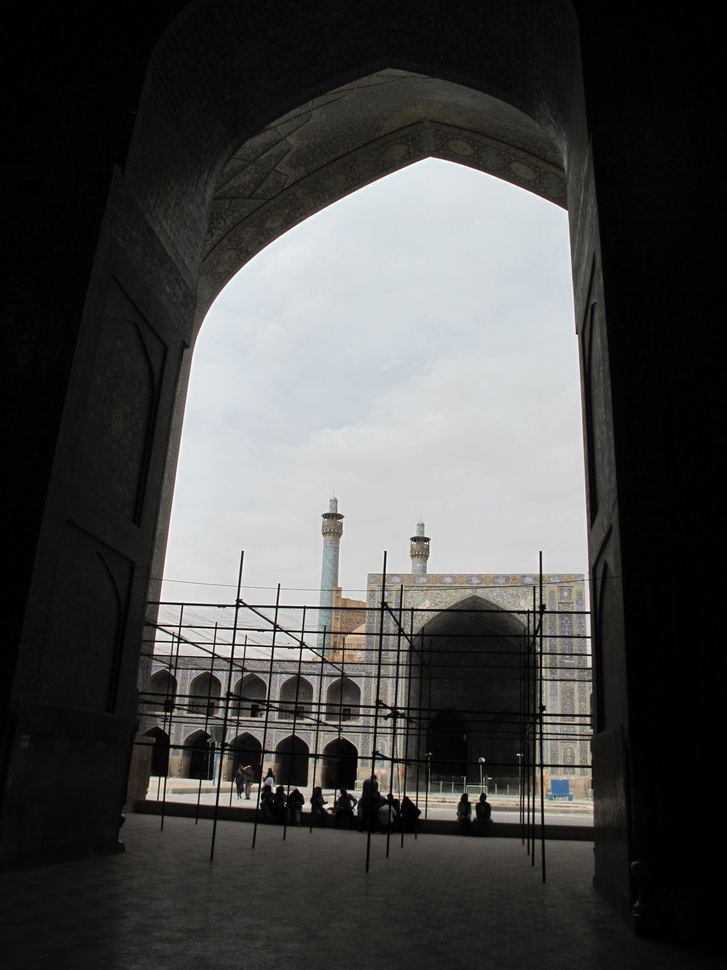
#> input picture HW1/IMG_2919.JPG, 727 x 970 px, shrunk from 3312 x 4416 before the run
$ python Q2_match_histogram.py   (older library calls are emulated)
#> lines starting #> are read from the running program, lines starting #| are printed output that depends on the picture
import cv2
import numpy as np
from scipy import misc

from collections import defaultdict


def get_pixel_by_values(img):
    h, w = img.shape
    res = defaultdict(list)

    for y in range(h):
        for x in range(w):
            res[img[y, x]].append((y, x))

    return res


def divide_hsv(source, target_hist):
    source = cv2.cvtColor(source, cv2.COLOR_RGB2HSV)
    value = source[:,:,2]

    pixel_values = get_pixel_by_values(value)

    counter = 0
    times = 0

    for pixel_value, pixels in sorted(pixel_values.items(), key = lambda kv:(kv[1], kv[0])):
        for y, x in pixels:
            while times >= target_hist[counter]:
                counter += 1
                times = 0
            source[y, x, 2] = counter
            times += 1

    noise_target = cv2.cvtColor(source, cv2.COLOR_HSV2RGB)
    small = misc.imresize(noise_target, 0.05)
    cv2.imwrite('matched_hsv.jpg', small)
    cv2.imwrite('im02.jpg', noise_target)


def divide(source, target_hist):

    pixel_values = get_pixel_by_values(source)

    counter = 0
    times = 0

    for i in range(256):
        pixels = pixel_values[i]
        for y, x in pixels:
            while times >= target_hist[counter]:
                counter += 1
                times = 0
            source[y, x] = counter
            times += 1

    return source


def map_hist(img_hist, target_hist):
    img_hist = np.cumsum(img_hist)
    target_hist = np.cumsum(target_hist)

    mapping = []
    counter = 0
    for i in range(len(img_hist)):
        while counter < len(img_hist)-1 and target_hist[counter] < img_hist[i]:
            counter += 1
        if counter == 0:
            mapping.append(0)
        else:
            if target_hist[counter] - img_hist[i] < img_hist[i] - target_hist[counter-1]:
                mapping.append(counter)
            else:
                mapping.append(counter-1)
                counter -= 1
    return mapping


def _one_channel_normal(source, target_hist):
    img_hist = cv2.calcHist([source], [0], None, [256], [0, 256])

    map = map_hist(img_hist, target_hist)

    h, w = source.shape
    for y in range(h):
        for x in range(w):
            source[y, x] = map[source[y, x]]

    return source


def normal(source, target_hist):
    b, g, r = source[:, :, 0], source[:, :, 1], source[:, :, 2]

    b = _one_channel_normal(b, target_hist)
    g = _one_channel_normal(g, target_hist)
    r = _one_channel_normal(r, target_hist)

    source[:, :, 0], source[:, :, 1], source[:, :, 2] = b, g, r

    small = misc.imresize(source, 0.05)
    cv2.imwrite('matched_normal.jpg', small)


def _get_inputs():
    source = cv2.imread('IMG_2919.JPG')
#> source is the input picture: shape (970, 727, 3); mean B, G, R 70.2, 71.4, 71.2
    h, w, _ = source.shape
#> h = 970; w = 727
    mean = int(h * w / 255)
#> mean = 2765
    remain = h * w - mean * 255
#> remain = 115
    target_hist = np.full(255, mean)
#> target_hist = 255 values from 2765 to 2765
    target_hist[-1] += remain
    return source, target_hist


def divide_rgb(source, target_hist):
    b, g, r = source[:, :, 0], source[:, :, 1], source[:, :, 2]

    b = divide(b, target_hist)
    g = divide(g, target_hist)
    r = divide(r, target_hist)

    source[:, :, 0], source[:, :, 1], source[:, :, 2] = b, g, r

    small = misc.imresize(source, 0.05)
    cv2.imwrite('matched_divide.jpg', small)


source, target_hist = _get_inputs()
#> target_hist = 255 values from 2765 to 2880
divide_rgb(source, target_hist)
#> in divide, `pixel_values = get_pixel_by_values(source)`: pixel_values = 256 items
#> after the loop in divide, `for i in range(256):`:
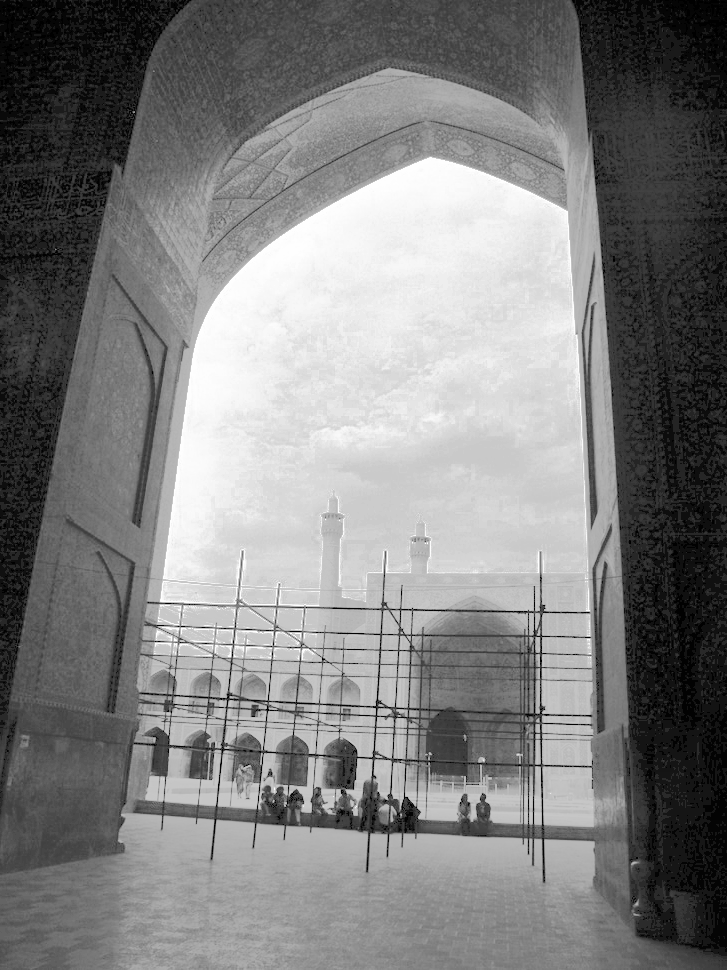
#> source: shape (970, 727); min 0, max 254, mean 127
#> after the loop in divide, `for i in range(256):`: counter = 254
#> after the loop in divide (call 3), `for i in range(256):`:
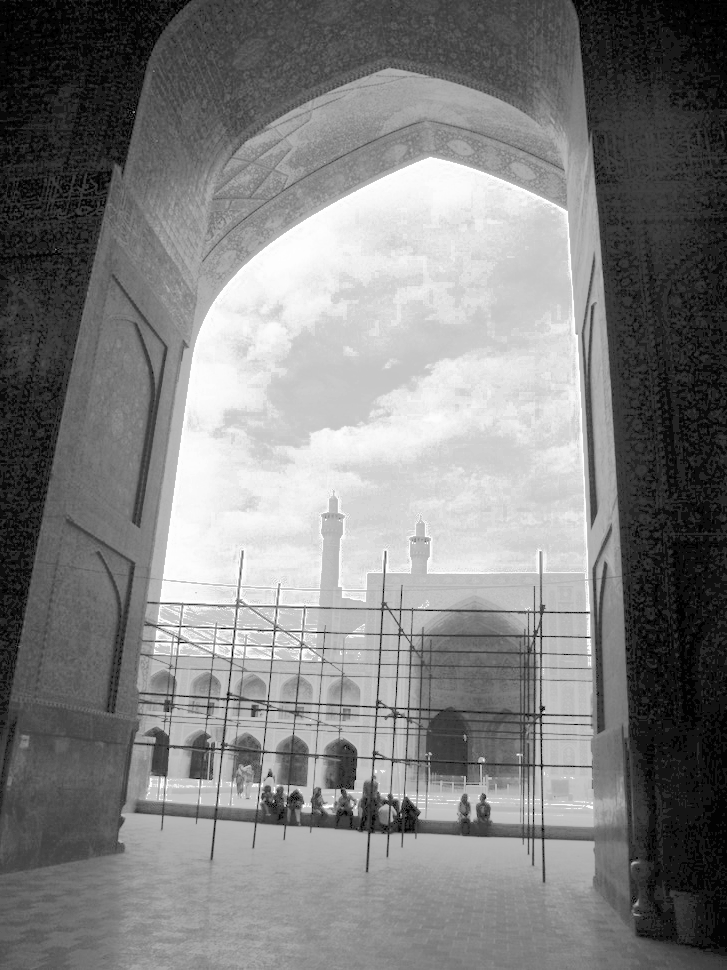
#> source: shape (970, 727); min 0, max 254, mean 127
#> in divide_rgb, `source[:, :, 0], source[:, :, 1], source[:, :, 2] = b, g, r`:
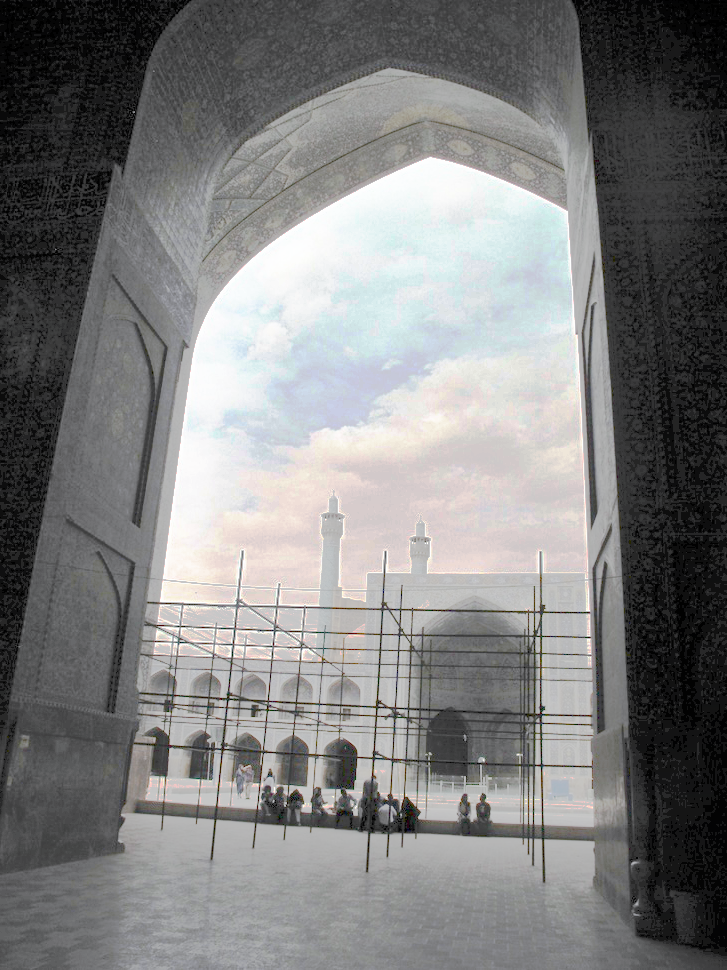
#> source: shape (970, 727, 3); mean B, G, R 127, 127, 127
#> in divide_rgb, `small = misc.imresize(source, 0.05)`:
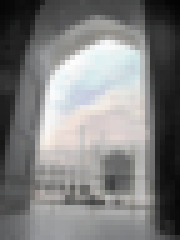
#> small: shape (48, 36, 3) (shown 5 times larger); mean B, G, R 127, 127.1, 127


source, target_hist = _get_inputs()
normal(source, target_hist)
#> in _one_channel_normal, `img_hist = cv2.calcHist([source], [0], None, [256], [0, 256])`: img_hist = 256 values, max 53858 at index 2, min 17 at index 254, mean 2754.6
#> in map_hist, `img_hist = np.cumsum(img_hist)`: img_hist = 256 values from 14309 to 705190
#> in map_hist, `target_hist = np.cumsum(target_hist)`: target_hist = 255 values from 2765 to 705190
#> the loop in map_hist, `for i in range(len(img_hist)):` made 256 passes
#> counter on passes 1, 3, 4, 6, 8, 9, 10, 11, 13, 14, 17, 18: 4, 42, 53, 62, 67, 70, 74, 78, 87, 91, 104, 108
#> after the loop in map_hist, `for i in range(len(img_hist)):`: counter = 254; mapping = 256 values from 4 to 254
#> the loop in map_hist (call 2), `for i in range(len(img_hist)):` made 256 passes
#> counter on passes 2, 5, 8, 9, 10, 13, 14, 15, 16, 17, 18, 21: 22, 58, 66, 69, 73, 86, 90, 94, 98, 102, 106, 115

source, target_hist = _get_inputs()
divide_hsv(source, target_hist)
#> in divide_hsv, `source = cv2.cvtColor(source, cv2.COLOR_RGB2HSV)`: source: shape (970, 727, 3); mean H, S, V 35.9, 13.1, 72.7
#> in divide_hsv, `pixel_values = get_pixel_by_values(value)`: pixel_values = 256 items
#> the loop in divide_hsv, `for pixel_value, pixels in sorted(pixel_values.items(), key = lambda k..` made 256 passes
#> pixel_value on passes 1 to 3: 2, 3, 1
#> after the loop in divide_hsv, `for pixel_value, pixels in sorted(pixel_values.items(), key = lambda k..`: source: shape (970, 727, 3); mean H, S, V 35.9, 13.1, 127
#> after the loop in divide_hsv, `for pixel_value, pixels in sorted(pixel_values.items(), key = lambda k..`: counter = 254
#> in divide_hsv, `noise_target = cv2.cvtColor(source, cv2.COLOR_HSV2RGB)`:
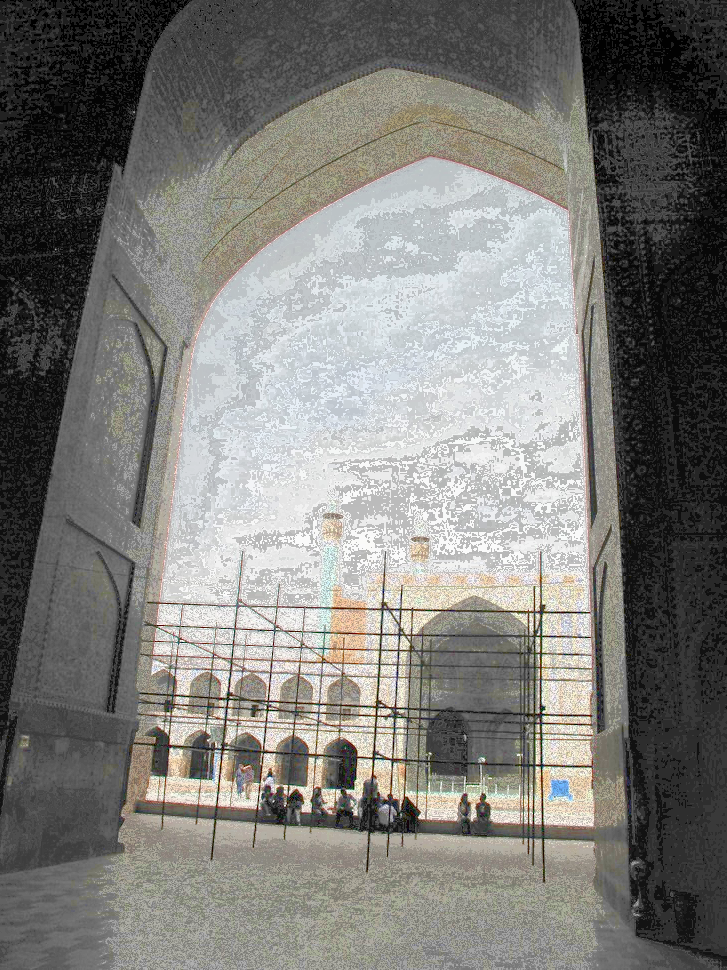
#> noise_target: shape (970, 727, 3); mean B, G, R 120.6, 124.3, 125.1
#> in divide_hsv, `small = misc.imresize(noise_target, 0.05)`:
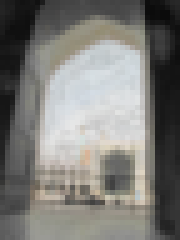
#> small: shape (48, 36, 3) (shown 5 times larger); mean B, G, R 120.6, 124.3, 125.2

$ run again, with HW1/im030.jpg copied over HW1/IMG_2919.JPG
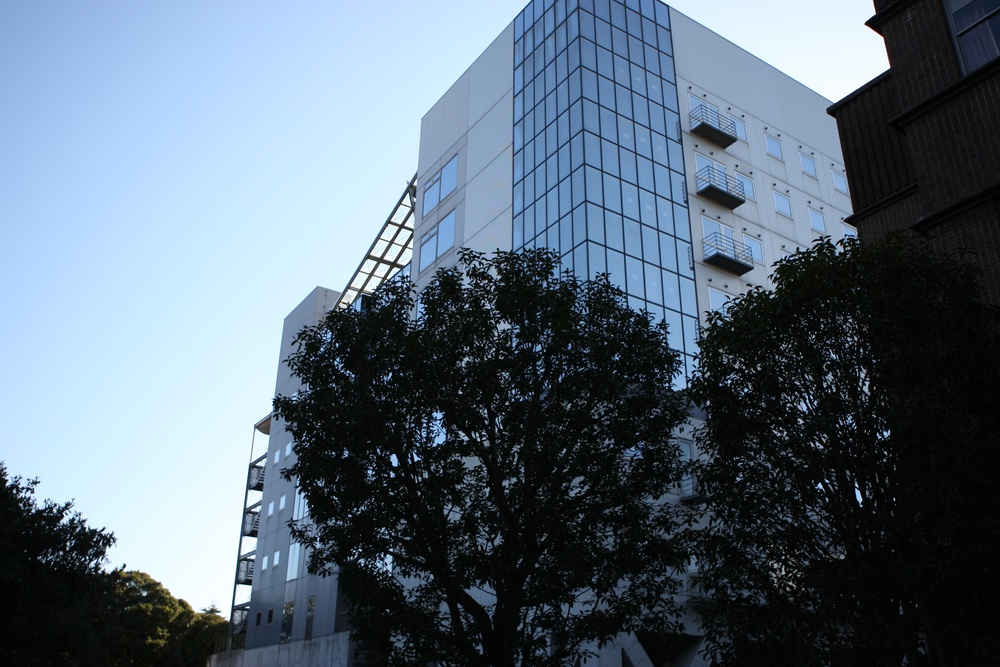
#> input picture HW1/im030.jpg, 1000 x 667 px, shrunk from 3888 x 2592 before the run
#> in _get_inputs, source is the input picture: shape (667, 1000, 3); mean B, G, R 122.1, 107.8, 92.3
#> `source, target_hist = _get_inputs()`: target_hist = 255 values from 2615 to 2790
#> in divide, `pixel_values = get_pixel_by_values(source)`: pixel_values = 256 items
#> after the loop in divide, `for i in range(256):`: counter = 254
#> in _one_channel_normal, `img_hist = cv2.calcHist([source], [0], None, [256], [0, 256])`: img_hist = 256 values, max 129183 at index 255, min 429 at index 122, mean 2605.5
#> in map_hist, `img_hist = np.cumsum(img_hist)`: img_hist = 256 values from 2500 to 667000
#> in map_hist, `target_hist = np.cumsum(target_hist)`: target_hist = 255 values from 2615 to 667000
#> the loop in map_hist, `for i in range(len(img_hist)):` made 256 passes
#> counter on passes 2, 4, 7, 8, 10, 11, 13, 14: 1, 11, 37, 44, 56, 61, 69, 72
#> after the loop in map_hist, `for i in range(len(img_hist)):`: counter = 254; mapping = 256 values from 0 to 254
#> after the loop in _one_channel_normal, `for y in range(h):`:
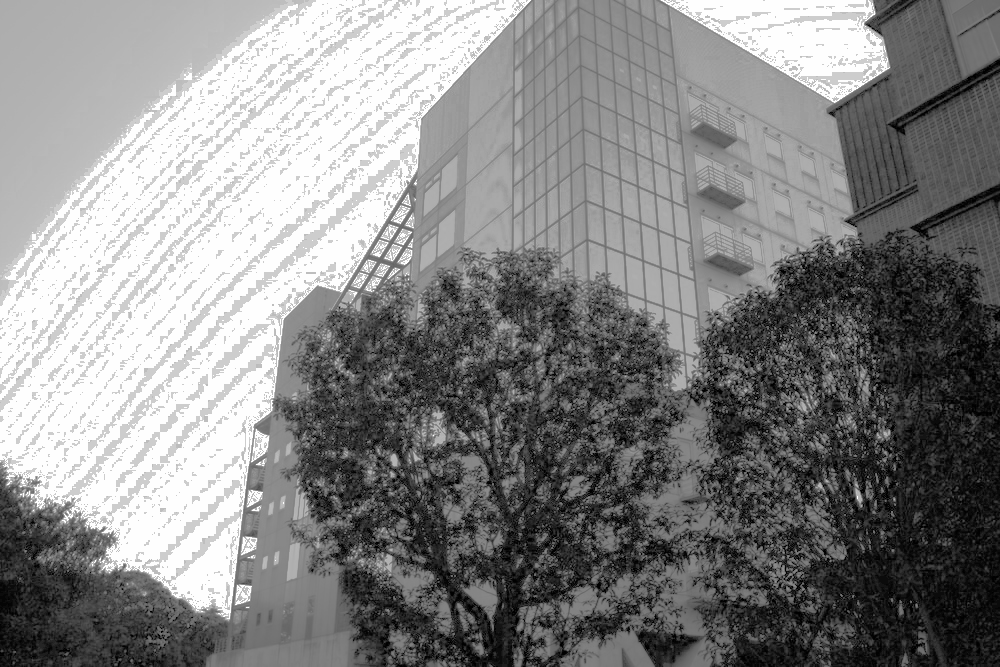
#> source: shape (667, 1000); min 0, max 254, mean 132.8
#> the loop in map_hist (call 2), `for i in range(len(img_hist)):` made 256 passes
#> counter on passes 2, 4, 5, 6, 7, 8, 9, 10: 0, 6, 13, 22, 31, 40, 48, 55
#> in divide_hsv, `pixel_values = get_pixel_by_values(value)`: pixel_values = 256 items
#> the loop in divide_hsv, `for pixel_value, pixels in sorted(pixel_values.items(), key = lambda k..` made 256 passes
#> pixel_value on passes 1 to 3: 209, 210, 211
#> after the loop in divide_hsv, `for pixel_value, pixels in sorted(pixel_values.items(), key = lambda k..`: counter = 254
#> in divide_hsv, `small = misc.imresize(noise_target, 0.05)`:
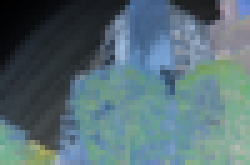
#> small: shape (33, 50, 3) (shown 5 times larger); mean B, G, R 118, 111.4, 87.7
